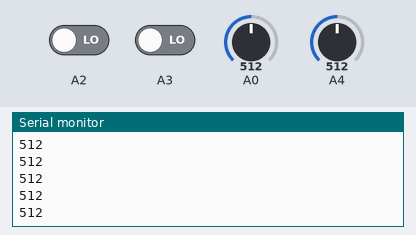
The sketch below on a simulated Arduino Uno, built with avr-gcc and run on an emulated ATmega328P. Parts: the last lines printed to the serial monitor. The inputs (shaded band) are chosen by the test bench; at power-on: A3 LOW, A4 = 512, A0 = 512, A2 LOW.

Above: at 1.2 s.
1.3 s: A3 driven HIGH
2.8 s: A4 set to 716
At 3.3 s:
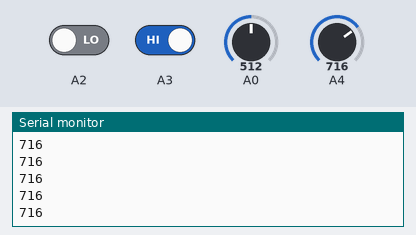
4.3 s: A4 set to 900
At 5.0 s:
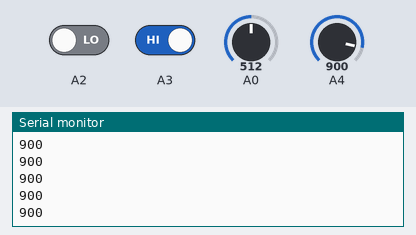
Timing chart, 0 to 7.3 s (numbered marks = the images above; inputs shaded):
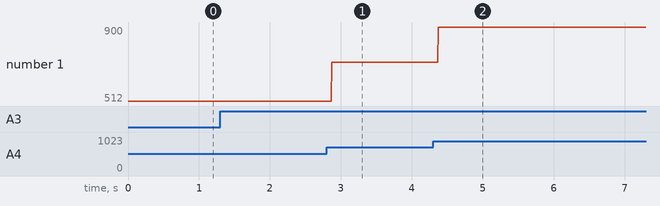

The sketch:

veilleuse.old.ino
```cpp
int buttonState;             // the current reading from the input pin
int lastButtonState = LOW;   // the previous reading from the input pin

// the following variables are unsigned longs because the time, measured in
// milliseconds, will quickly become a bigger number than can be stored in an int.
unsigned long lastDebounceTime = 0;  // the last time the output pin was toggled
unsigned long debounceDelay = 5;    // the debounce time; increase if the output flickers


void setup() {
  Serial.begin(9600);
  pinMode(A0,INPUT);
  pinMode(A4,INPUT);
  pinMode(A2,INPUT);
  pinMode(A3,INPUT);
}

void loop() {
  int potar = analogRead(A0);//0 volume 0, 1024 max
  int micro = analogRead(A4);
  //int micro = digitalRead(A4);
  int inter = digitalRead(A2);

  //Serial.print("Potar"+potar);
  //Serial.print("Micro"+micro);
  //Serial.print("Inter");
  //Serial.println(inter);
  //Serial.print("Micro");
  Serial.println(micro);

  //if(micro==HIGH){
    //Serial.println("Bébé pleure");
  //}
  //delay(1000);
  // read the state of the switch into a local variable:
  int reading = digitalRead(A3);
  // If the switch changed, due to noise or pressing:
  if (reading != lastButtonState) {
    // reset the debouncing timer
    lastDebounceTime = millis();
  }

  if ((millis() - lastDebounceTime) > debounceDelay) {
    // whatever the reading is at, it's been there for longer than the debounce
    // delay, so take it as the actual current state:

    // if the button state has changed:
    if (reading != buttonState) {
      buttonState = reading;

      // only toggle the LED if the new button state is HIGH
      if (buttonState == HIGH) {
        Serial.println("Changement mode");
      }
    }
  }
  // save the reading. Next time through the loop, it'll be the lastButtonState:
  lastButtonState = reading;
}
```

Measured:
- after the input at 2.8 s, the serial monitor: prints a new line after 0.07 s (image 1)
- after the input at 4.3 s, the serial monitor: prints a new line after 0.07 s (image 2)
- plotted number 1: 512 → 716 after the input at 2.8 s, 716 → 900 after the input at 4.3 s
